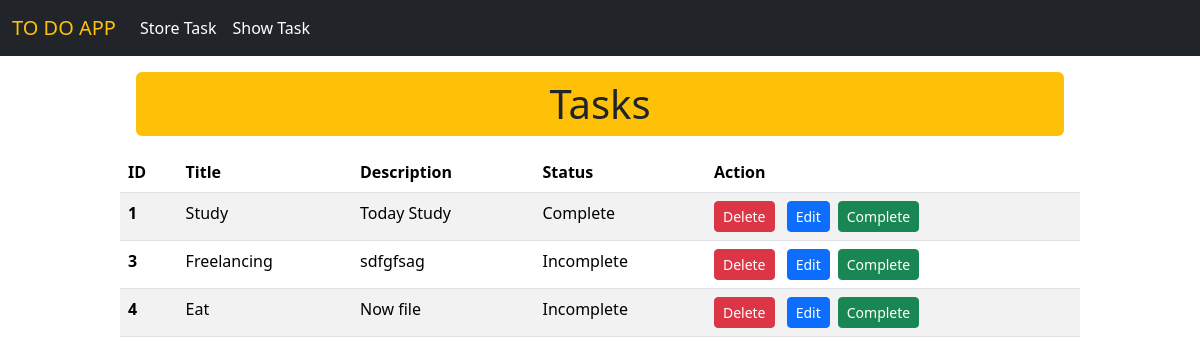
Page /show_task/ on the earlier database version.
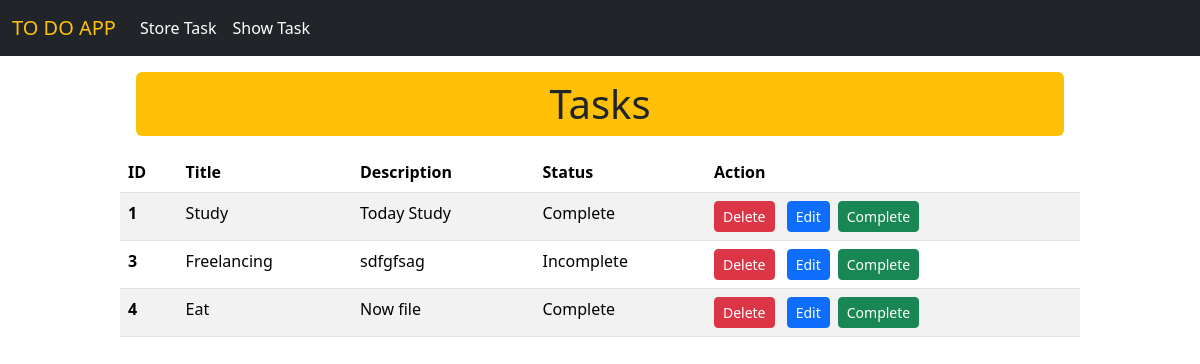
Same page on the later database version.
### first_app/models.py (models this page shows)
class TaskStoreModel(models.Model):
    id = models.IntegerField(primary_key=True)
    task_name = models.CharField(max_length=30)
    task_description = models.CharField(max_length=130)
    is_completed = models.BooleanField(default=False)
    def __str__(self):
        return self.task_name

### first_app/views.py (the view)
# urls.py: path('show_task/', show_task, name='show_task'),
def show_task(request):
    task = TaskStoreModel.objects.all()
    print(task)
    return render(request, 'show_task.html', {'data': task})

### first_app/templates/show_task.html
{% extends 'base.html' %}
{% block content %}
<div style="width: 80%; margin:auto">
    <h1 class="text-center bg-warning m-3 p-2 rounded">Tasks</h1>
    {% if data %}
    <table class="table table-striped">
        <thead>
            <tr>
                <th scope="col">ID</th>
                <th scope="col">Title</th>
                <th scope="col">Description</th>
                <th scope="col">Status</th>
                <th scope="col">Action</th>
            </tr>
        </thead>
        <tbody>
            {% for item in data %}
            <tr>
                <th scope="row">{{item.id}}</th>
                <td>{{item.task_name}}</td>
                <td>{{item.task_description}}</td>
                {% if item.is_completed %}
                <td>Complete</td>
                {% else %}
                <td>Incomplete</td>
                {% endif %}
                <td> <a href="{%url 'delete_task' id=item.id %}" class="btn btn-danger btn-sm">Delete</a> <a
                        href="{%url 'edit_task' id=item.id %}" class="btn btn-primary btn-sm mx-2">Edit</a><a
                        href="{% url 'complete_task' id=item.id %}" class="btn btn-success btn-sm">Complete</a>
                </td>
            </tr>
            {% endfor %}
        </tbody>
    </table>
    {% else %}
    <h3>No data available</h3>
    {% endif %}
</div>
{% endblock %}

Differences in the rows shown:
changed TaskStoreModel "Eat": is_completed "Incomplete" → "Complete"
